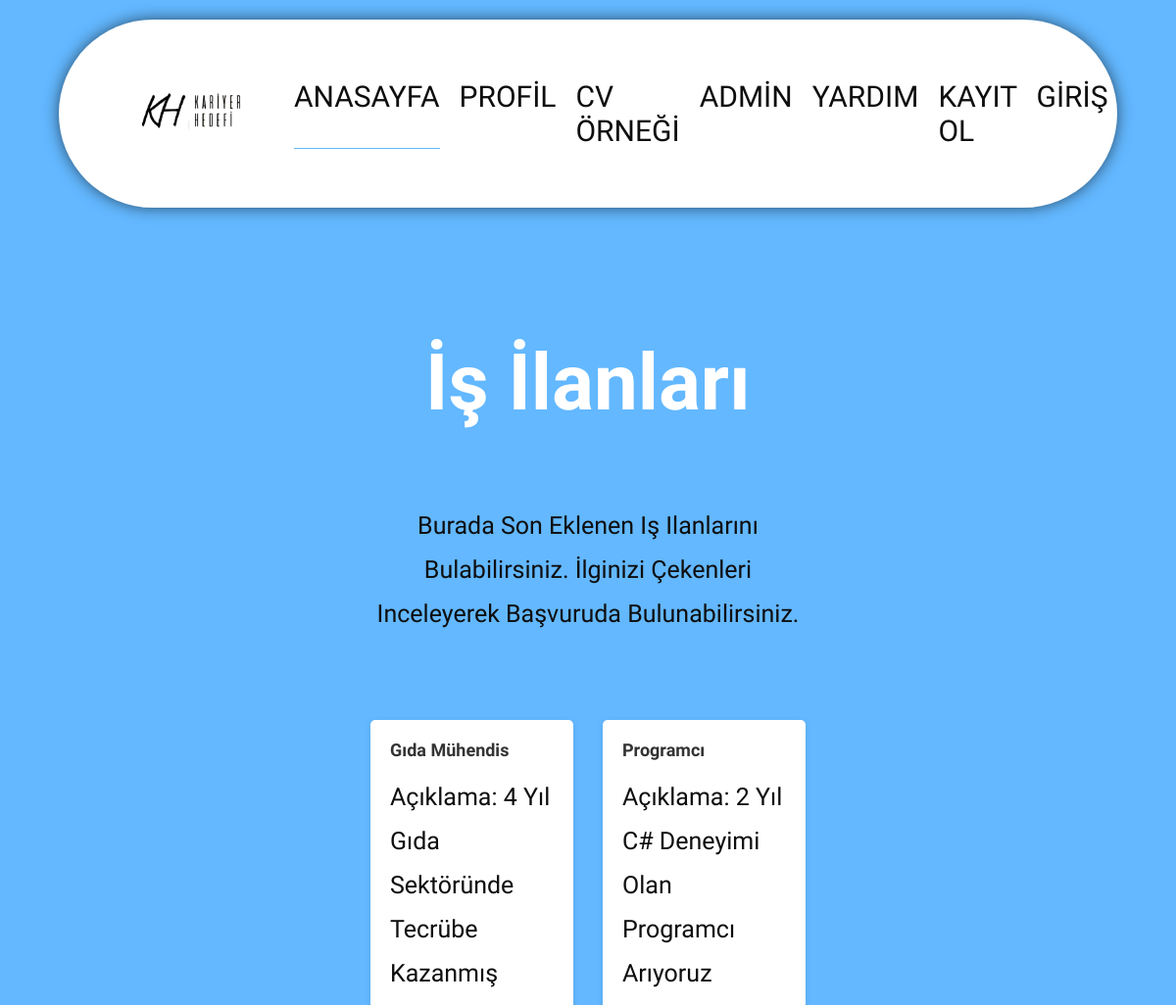
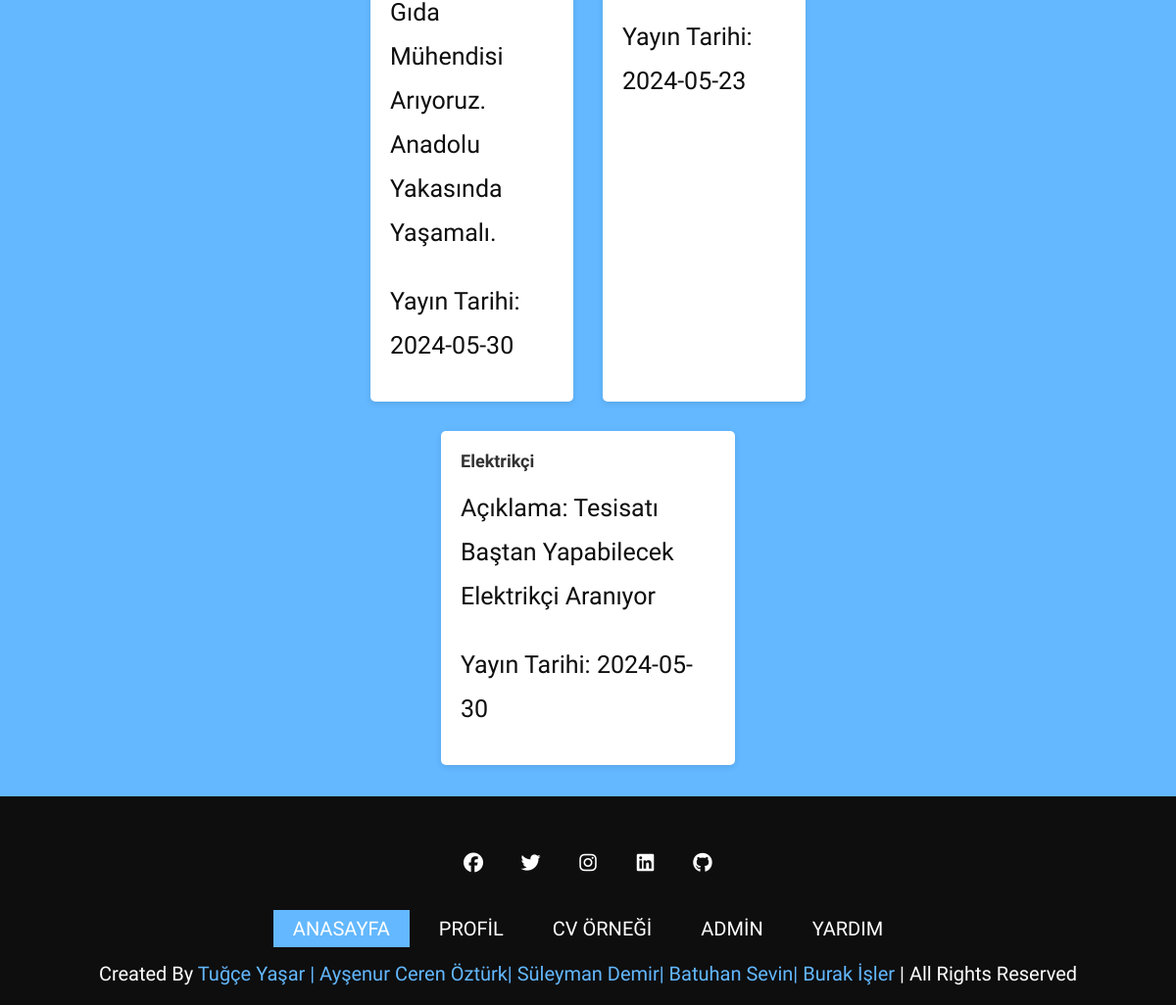
The page / on the database its author committed (2 pictures, top to bottom).
### tables this page shows
CREATE TABLE `isler` (
  `id` int(11) NOT NULL,
  `baslik` varchar(255) NOT NULL,
  `aciklama` text DEFAULT NULL,
  `tarih` date DEFAULT NULL
);

### index.php (the view, shortened to what this page needs)
<!DOCTYPE html>
<html lang="en">
<head>
    <link rel="stylesheet" href="style.css">
    <link rel="stylesheet" href="https://cdnjs.cloudflare.com/ajax/libs/font-awesome/6.5.1/css/all.min.css" />
</head>
<body>
<header class="header">
    <a href="index.php" class="logo">
        <img src="logo.png" alt="logo" />
    </a>
    <nav class="navbar">
        <a href="index.php" class="active">ANASAYFA</a>
        <a href="profil.php">PROFİL</a>
        <a href="cv.php">CV ÖRNEĞİ</a>
        <a href="index3.php">ADMİN</a>
        <a href="yardim.php">YARDIM</a>
        <a href="index1.php?id=kayit"> KAYIT OL</a>
        <a href="index1.php"> GİRİŞ</a>
    </nav>
</header>
<section class="ANASAYFA">
    <div class="content">
        <br><br><br><br><br><br>
        <br><br><br><br><br><br>
        <h3>İş İlanları</h3>
        <br><br><br><br><br><br>
        <p>Burada son eklenen iş ilanlarını bulabilirsiniz. İlginizi çekenleri inceleyerek başvuruda bulunabilirsiniz.</p>
        <br><br><br><br><br><br>
        <div class="ilanlar">
            <?php
           include("baglanti.php");
            $sql = "SELECT * FROM isler";
            $result = $baglanti->query($sql);
            if ($result->num_rows > 0) {
                while ($row = $result->fetch_assoc()) {
                    echo '<div class="ilan">';
                    echo '<h4>' . $row["baslik"] . '</h4>';
                    echo '<p> Açıklama: ' . $row["aciklama"] . '</p>';
                    echo '<p>Yayın Tarihi: ' . $row["tarih"] . '</p>';
                     echo '</div>';
                }
            } else {
                echo "İş ilanı bulunamadı.";
            }
            ?>
        </div>
    </div>
</section>
<br><br>
<section class="footer">
    <div class="share">
        <a href="#" class="fab fa-facebook"> </a>
        <a href="#" class="fab fa-twitter"> </a>
        <a href="#" class="fab fa-instagram"> </a>
        <a href="#" class="fab fa-linkedin"> </a>
        <a href="#" class="fab fa-github"> </a>
    </div>
    <div class="links">
        <a href="index.php" class="active">ANASAYFA</a>
        <a href="profil.php">PROFİL</a>
        <a href="cv.php">CV ÖRNEĞİ</a>
        <a href="index3.php">ADMİN</a>
        <a href="yardim.php">YARDIM</a>
    </div>
    <div class="credit">
        created by <span>Tuğçe Yaşar | Ayşenur Ceren Öztürk| Süleyman Demir| Batuhan Sevin| Burak İşler</span> | all rights reserved
    </div>
</section>
</body>
</html>

### style.css (style rules this page uses)
:root { --main-color: #63b8ff; --black-color: #0e0e0e; }
* { font-family: 'Kalnia', serif; margin: 0; padding: 0; box-sizing: border-box; text-decoration: none; text-transform: capitalize; transition: 0.2s ease; }
html { font-size: 62.5%; overflow-x: hidden; scroll-padding-top: 9rem; scroll-behavior: smooth; }
body { background-color: #63b8ff; }
img { height: auto; }
.logo img { width: 170px; object-fit: cover; border-radius: 50%; }
.header { background-color: white; display: flex; align-items: center; justify-content: space-between; padding: 1rem 5%; margin: 1rem 5%; border-radius: 10rem; box-shadow: 0px 0px 17px -2px rgba(0, 0, 0, 0.75); position: sticky; top: 2rem; z-index: 1000; }
.header .navbar { display: flex; margin-left: auto; }
.header .navbar a { margin: 0 1rem; font-size: 3rem; color: var(--black-color); border-bottom: 0.1rem solid transparent; }
.header .navbar .active, .header .navbar a:hover { border-color: var(--main-color); padding-bottom: 0.5rem; }
.ilanlar { display: flex; flex-wrap: wrap; justify-content: center; gap: 30px; padding: 10px; max-width: 1000px; margin: 0 auto; }
.ANASAYFA { min-height: 100vh; width: 100%; background-size: cover; background-position: center; display: flex; justify-content: center; align-items: center; padding: 0 20px; }
.ANASAYFA .content { max-width: 60rem; text-align: center; margin: 0 auto; }
.ANASAYFA .content h3 { font-size: 8rem; color: #fff; }
.ANASAYFA .content p { font-size: 2.5rem; font-weight: 300; line-height: 1.8; padding: 1rem 0; color: var(--black-color); }
.ilan { background-color: #fff; padding: 20px; border-radius: 5px; box-shadow: 0px 2px 6px rgba(0, 0, 0, 0.1); flex: 1 1 calc(33.333% - 40px); text-align: left; max-width: 300px; width: 100%; }
.ilan h4 { font-size: 18px; margin-bottom: 5px; color: #333; }
.ilan p { font-size: 14px; margin-bottom: 5px; color: #555; }
.footer { background-color: var(--black-color); text-align: center; position: relative; bottom: 0; width: 100%; padding: 20px 0; min-height: 1rem; }
.footer .share { padding: 2rem 0; }
.footer .share a { width: 5rem; height: 5rem; line-height: 5rem; color: #fff; font-size: 2rem; border: var(--border); border-radius: 50%; margin: 0.3rem; }
.footer .links { display: flex; justify-content: center; flex-wrap: wrap; gap: 1rem; }
.footer .links a { background-color: var(--black-color); padding: 0.7rem 2rem ; color: #fff; font-size: 2rem; border: var(--border); }
.footer .links a.active { background-color: var(--main-color); }
.footer .credit { font-size: 2rem; color: #fff; font-weight: 300; padding-top: 1.5rem; }
.footer .credit span { color: var(--main-color); }
.content { width: 40%; }

### index.php (style rules this page uses)
.ilanlar { display: flex; flex-wrap: wrap; justify-content: center; gap: 30px; padding: 10px; max-width: 1000px; margin: 0 auto; }
.ANASAYFA { min-height: 100vh; width: 100%; background-size: cover; background-position: center; display: flex; justify-content: center; align-items: center; padding: 0 20px; }

### rows shown on the page
isler: baslik "Gıda Mühendis", aciklama "4 Yıl Gıda Sektöründe Tecrübe Kazanmış Gıda Mühendisi Arıyoruz. Anadolu Yakasında Yaşamalı.", tarih "2024-05-30"
isler: baslik "Programcı", aciklama "2 Yıl C# Deneyimi Olan Programcı Arıyoruz", tarih "2024-05-23"
isler: baslik "Elektrikçi", aciklama "Tesisatı Baştan Yapabilecek Elektrikçi Aranıyor", tarih "2024-05-30"
